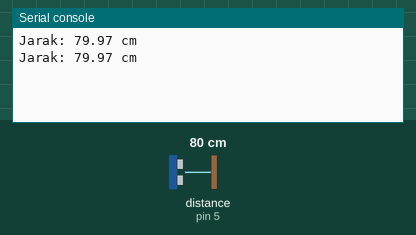
Bench run of a program on a simulated MicroPython board. On the bench: the last lines printed to the serial console. The test bench sets the inputs (shaded band); at power-on: distance to the obstacle (sensor on pin 5) 80 cm. The echo pulse lasts 58.3 µs per cm.

Above: at 1.2 s.
1.3 s: distance to the obstacle (sensor on pin 5) set to 2 cm
At 2.5 s:
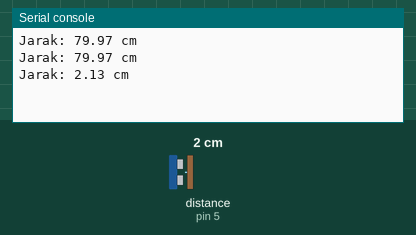
2.8 s: distance to the obstacle (sensor on pin 5) set to 4 cm
At 3.8 s:
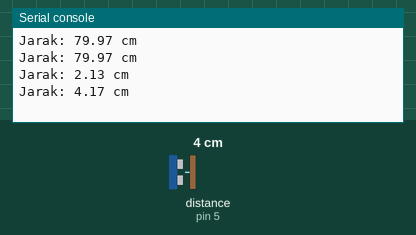
Timing chart, 0 to 5.8 s (numbered marks = the images above; inputs shaded):
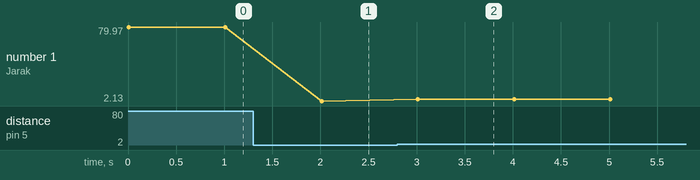

Measured:
- after the input at 1.3 s, the serial console: prints a new line after 0.71 s (image 1)
- after the input at 2.8 s, the serial console: prints a new line after 0.21 s (image 2)
- plotted number 1: 79.97 → 2.13 after the input at 1.3 s, 2.13 → 4.17 after the input at 2.8 s

The program:

main.py
```python
import machine
import time

# Inisialisasi pin untuk sensor HC-SR04
trigger_pin = machine.Pin(4, machine.Pin.OUT)  # Ganti dengan pin yang sesuai
echo_pin = machine.Pin(5, machine.Pin.IN)     # Ganti dengan pin yang sesuai

def measure_distance():
    # Mengatur trigger pin
    trigger_pin.value(0)
    time.sleep_us(2)
    trigger_pin.value(1)
    time.sleep_us(10)
    trigger_pin.value(0)

    # Mengukur waktu dari echo pin
    while echo_pin.value() == 0:
        pulse_start = time.ticks_us()

    while echo_pin.value() == 1:
        pulse_end = time.ticks_us()

    pulse_duration = time.ticks_diff(pulse_end, pulse_start)

    # Hitung jarak dalam cm
    distance = pulse_duration * 0.0343 / 2

    return distance

while True:
    try:
        distance = measure_distance()
        print('Jarak: {:.2f} cm'.format(distance))
    except Exception as e:
        print('Gagal mengukur jarak:', e)

    time.sleep(1)  # Delay sebelum pengukuran berikutnya
```
